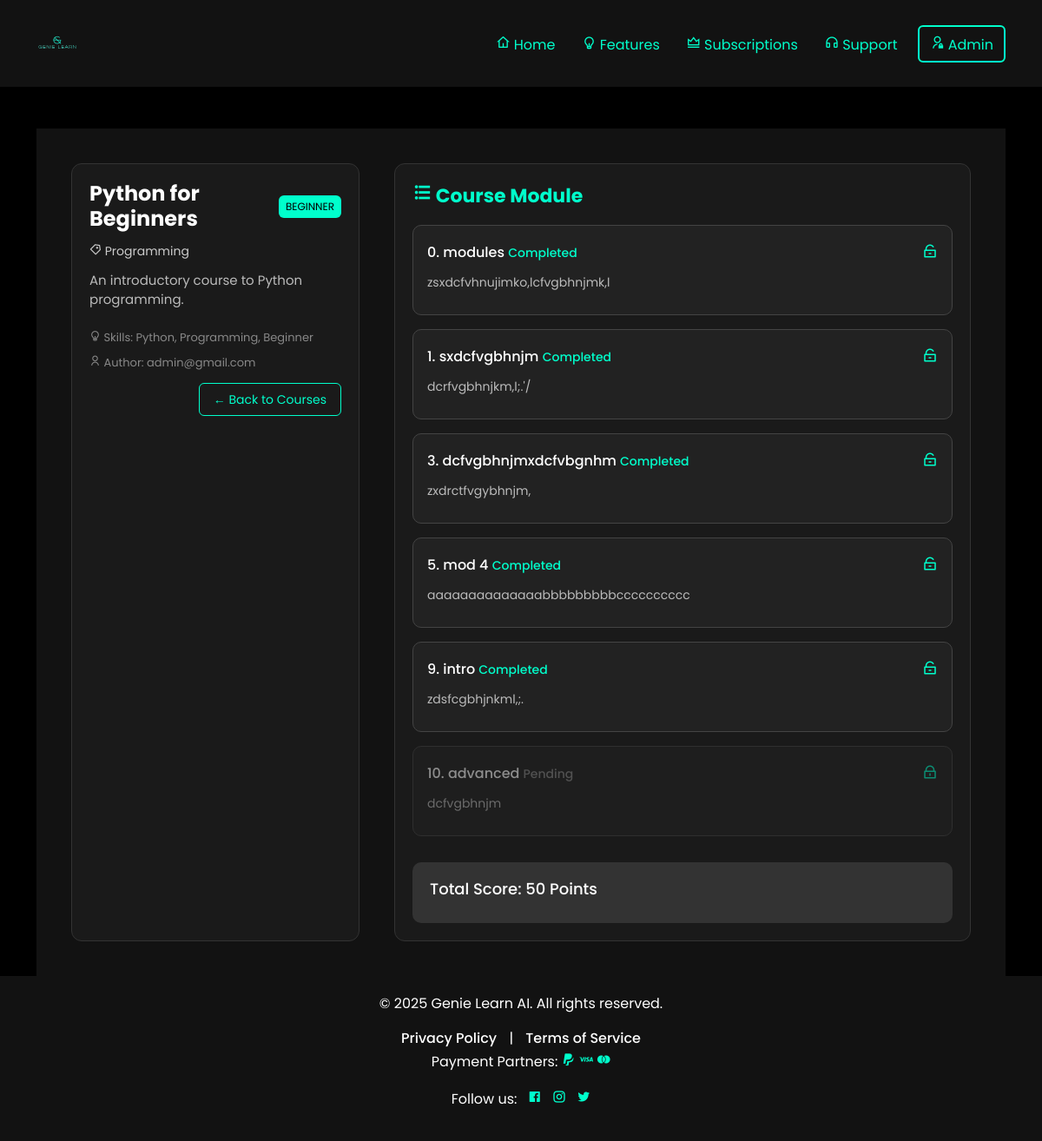
The page /courses_app/course/1/ (signed in) on the database as committed earlier.
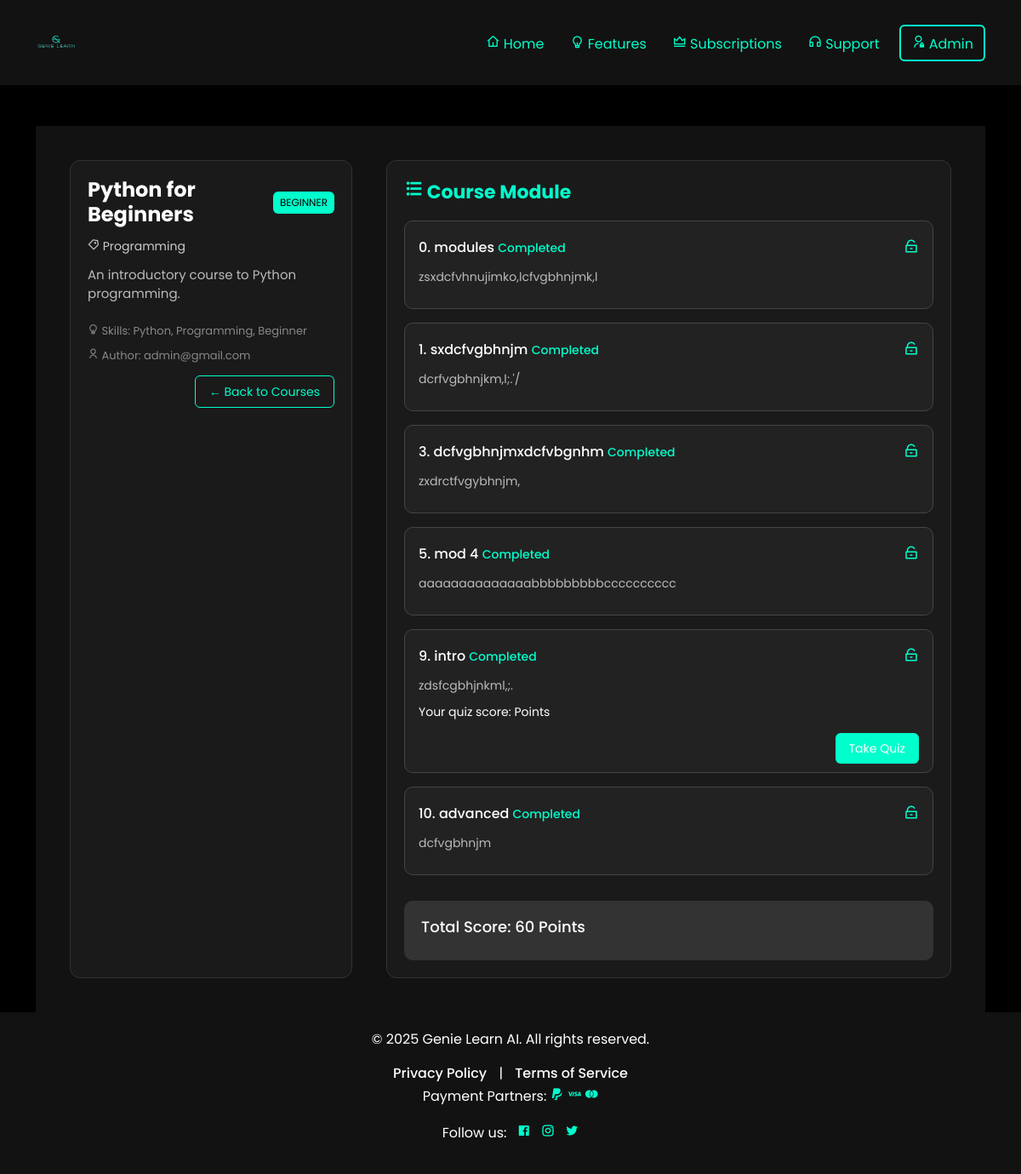
The same page on the database as committed later.
### courses_app/models.py (models this page shows, shortened)
class Course(models.Model):
    DIFFICULTY_CHOICES = [
        ('beginner', 'Beginner'),
        ('intermediate', 'Intermediate'),
        ('advanced', 'Advanced'),
    ]
    SUBSCRIPTION_CHOICES = [
    ('FREE', 'Free'),
    ('PRO', 'Pro'),
    ('PREMIUM', 'Premium'),
]
    title = models.CharField(max_length=255)
    description = models.TextField()
    skills = models.TextField(null=True, blank=True)  # Comma-separated skills
    author = models.ForeignKey(settings.AUTH_USER_MODEL, on_delete=models.CASCADE, related_name='courses')
    thumbnail = models.ImageField(upload_to='course_thumbnails/', null=True, blank=True)
    difficulty = models.CharField(max_length=20, choices=DIFFICULTY_CHOICES, default='beginner')
    category = models.CharField(max_length=100, null=True, blank=True)
    tags = models.CharField(max_length=255, null=True, blank=True)
    price = models.DecimalField(max_digits=6, decimal_places=2, default=0.00)
    is_published = models.BooleanField(default=False)
    subscription = models.CharField(max_length=20, choices=SUBSCRIPTION_CHOICES, default='FREE')
    created_at = models.DateTimeField(auto_now_add=True)

class Lesson(models.Model):
    course = models.ForeignKey(Course, on_delete=models.CASCADE, related_name='lessons')
    title = models.CharField(max_length=255)
    content = models.TextField(blank=True, null=True)
    video = models.FileField(upload_to='lesson_videos/', null=True, blank=True)
    order = models.PositiveIntegerField(default=0)
    is_finished = models.BooleanField(default=False)

class Enrollment(models.Model):
    user = models.ForeignKey(settings.AUTH_USER_MODEL, on_delete=models.CASCADE)
    course = models.ForeignKey(Course, on_delete=models.CASCADE)
    enrolled_on = models.DateTimeField(auto_now_add=True)
    progress = models.FloatField(default=0.0)
    completed_lessons = models.ManyToManyField('Lesson', blank=True)
    score = models.IntegerField(default=0)
    class Meta:
        unique_together = ('user', 'course')
    def __str__(self):
        return f"{self.user.full_name} - {self.course.title}"

### user_app/models.py (models this page shows)
class User(AbstractBaseUser, PermissionsMixin):
    email = models.EmailField(unique=True)
    full_name = models.CharField(max_length=30, null=True, blank=True)
    educational_qualification = models.CharField(max_length=50, null=True, blank=True)
    certificates = models.TextField(null=True, blank=True)
    phone = models.CharField(max_length=20, unique=True, null=True, blank=True)
    is_email_verified = models.BooleanField(default=False)
    is_phone_verified = models.BooleanField(default=False)
    subscriptions_type = models.CharField(max_length=20, null=True, blank=True)
    registration_date = models.DateTimeField(auto_now_add=True, null=True, blank=True)
    last_login = models.DateTimeField(auto_now=True, null=True, blank=True)
    bio = models.TextField(null=True, blank=True)
    date_of_birth = models.DateField(null=True, blank=True)
    address = models.TextField(null=True, blank=True)
    website = models.URLField(null=True, blank=True)
    gender = models.CharField(max_length=20, null=True, blank=True)
    occupation = models.CharField(max_length=20, null=True, blank=True)
    skills = models.TextField(null=True, blank=True)
    sub_category = models.TextField(null=True, blank=True)
    certificate_file = models.FileField(upload_to="certificates/", null=True, blank=True)
    followers_count = models.PositiveIntegerField(default=0)
    following_count = models.PositiveIntegerField(default=0)
    is_active = models.BooleanField(default=True)
    is_staff = models.BooleanField(default=False)
    USERNAME_FIELD = 'email'
    REQUIRED_FIELDS = []
    objects = CustomUserManager()
    def __str__(self):
        return self.email

### courses_app/views.py (the view)
# urls.py: path('course/<int:course_id>/', views.course_detail, name='course_detail'),
def course_detail(request, course_id):
    user=request.user
    course = get_object_or_404(Course, id=course_id)
    enrollment = Enrollment.objects.filter(user=user, course=course).first()
    print(f"Enrollment found: {enrollment}")
    context = {
        'course': course,
        'enrollment': enrollment
    }
    return render(request, "course_detail.html", context)

### courses_app/templates/course_detail.html (shortened to what this page needs)
{% extends 'base.html' %}
{% block content %}
<link href="https://cdn.jsdelivr.net/npm/remixicon@2.5.0/fonts/remixicon.css" rel="stylesheet">
<div style="padding: 40px; background-color: #121212; min-height: 100vh;">
  <div style="display: grid; grid-template-columns: 1fr 2fr; gap: 40px; max-width: 1200px; margin: 0 auto;">
    <div style="background-color: #1a1a1a; border: 1px solid #333; border-radius: 12px; padding: 20px;">
      <div style="display: flex; justify-content: space-between; align-items: center; margin-bottom: 10px;">
        <h3 style="font-size: 24px; font-weight: bold; margin: 0; color: #fff;">{{ course.title }}</h3>
        <span style="font-size: 12px; text-transform: uppercase; padding: 4px 8px; border-radius: 6px; background-color: #00ffcc; color: #000;">
          {{ course.difficulty }}
        </span>
      </div>
      <p style="font-size: 14px; color: #ccc; margin: 0 0 12px;">
        <i class="ri-price-tag-3-line" aria-label="Category"></i> {{ course.category }}
      </p>
      <p style="font-size: 15px; color: #bbb; margin-bottom: 20px;">{{ course.description }}</p>
      <p style="font-size: 13px; color: #888; margin: 0 0 8px;">
        <i class="ri-lightbulb-line" aria-label="Skills"></i> Skills: {{ course.skills }}
      </p>
      <p style="font-size: 13px; color: #888; margin: 0 0 20px;">
        <i class="ri-user-line" aria-label="Author"></i> Author: {{ course.author }}
      </p>
      <div style="text-align: right;">
        <a href="{% url 'courses_app:courses' %}" style="padding: 8px 16px; font-size: 14px; color: #00ffcc; border: 1px solid #00ffcc; border-radius: 6px; text-decoration: none;"
           onmouseover="this.style.background='#00ffcc'; this.style.color='#000';"
           onmouseout="this.style.background='transparent'; this.style.color='#00ffcc';">
          ← Back to Courses
        </a>
      </div>
    </div>
    <div style="background-color: #1a1a1a; border: 1px solid #333; border-radius: 12px; padding: 20px;">
      <h3 style="font-size: 22px; font-weight: bold; color: #00ffcc; margin-bottom: 20px;">
        <i class="ri-list-unordered" aria-label="Modules"></i> Course Module
      </h3>
      {% if course.lessons.all %}
        <div style="display: flex; flex-direction: column; gap: 16px;">
          {% for lesson in course.lessons.all|dictsort:"order" %}
            <div style="background-color: #222; padding: 16px; border-radius: 10px; border: 1px solid #444; position: relative; opacity: {% if lesson in enrollment.completed_lessons.all %}1{% else %}0.5{% endif %};">
              <div style="display: flex; justify-content: space-between; align-items: center;">
                <h4 style="color: #fff; font-size: 16px; margin: 0;">
                  {{ lesson.order }}. {{ lesson.title }}
                  <span style="font-size: 14px; color: {% if lesson in enrollment.completed_lessons.all %}#00ffcc{% else %}#888{% endif %};">
                    {% if lesson in enrollment.completed_lessons.all %}Completed{% else %}Pending{% endif %}
                  </span>
                </h4>
                <a href="{% url 'courses_app:enroll_in_course' lesson.id %}" style="color: #00ffcc; font-size: 18px; text-decoration: none;">
                  <i class="{% if lesson in enrollment.completed_lessons.all %}ri-lock-unlock-line{% else %}ri-lock-line{% endif %}" aria-label="Lesson Lock Status"></i>
                </a>
              </div>
              {% if lesson.content %}
                <p style="color: #bbb; font-size: 14px; margin: 10px 0;">{{ lesson.content|truncatewords:20 }}</p>
              {% endif %}
              {% if lesson.quiz %}
                <p style="color: #fff; font-size: 14px; margin-top: 10px;">
                  Your quiz score: {{ lesson.quiz.score }} Points
                </p>
                <div style="text-align: right; margin-top: 20px;">
                  <a href="{% url 'courses_app:quiz' lesson.id %}" style="padding: 8px 16px; font-size: 14px; color: #fff; background-color: #00ffcc; border-radius: 6px; text-decoration: none;">
                    Take Quiz
                  </a>
                </div>
              {% endif %}
            </div>
          {% endfor %}
        </div>
      {% else %}
        <p style="color: #999;">No modules available for this course.</p>
      {% endif %}
      <div style="margin-top: 30px; padding: 20px; background-color: #333; border-radius: 10px;">
        <h4 style="color: #fff; font-size: 18px;">Total Score: {{ enrollment.score }} Points</h4>
      </div>
    </div>
  </div>
</div>
{% endblock %}

### templates/base.html (shortened to what this page needs)
{% load static %}
<!DOCTYPE html>
<html lang="en">
<head>
    <link href="https://cdn.jsdelivr.net/npm/bootstrap@5.3.0-alpha1/dist/css/bootstrap.min.css" rel="stylesheet">
    <link href="https://cdn.jsdelivr.net/npm/remixicon/fonts/remixicon.css" rel="stylesheet">
</head>
<body>
<nav class="navbar navbar-expand-lg">
    <div class="container">
        <a class="navbar-brand" href="/">
            <img src="{% static 'images/logo11.png' %}" alt="Genie Learn AI Logo" class="img-fluid" style="height: 50px; max-height: 100px; object-fit: contain;">
        </a>
        <div class="collapse navbar-collapse" id="navbarNav">
            <ul class="navbar-nav ms-auto">
                <li class="nav-item">
    <a class="nav-link" href="{% url 'index' %}">
        <i class="ri-home-4-line"></i> Home
    </a>
    </li>
    <li class="nav-item">
        <a class="nav-link" href="{% url 'user_app:features' %}">
            <i class="ri-lightbulb-line"></i> Features
        </a>
    </li>
    <li class="nav-item">
        <a class="nav-link" href="{% url 'user_app:subscriptions' %}">
            <i class="ri-vip-crown-line"></i> Subscriptions
        </a>
    </li>
    <li class="nav-item">
        <a class="nav-link" href="{% url 'user_app:support' %}">
            <i class="ri-headphone-line"></i> Support
        </a>
    </li>
                <li class="nav-item">
                    <a class="btn btn-outline ms-3" href="/admin/login">
                        <i class="ri-admin-line"></i> Admin
                    </a>
                </li>
            </ul>
        </div>
    </div>
</nav>
<div class="container mt-5">
    {% block content %}
    {% endblock %}
</div>
<footer>
    <div class="container">
        <p>&copy; 2025 Genie Learn AI. All rights reserved.</p>
        <div class="footer-links">
            <a href="/privacy-policy">Privacy Policy</a> |
            <a href="/terms">Terms of Service</a>
        </div>
        <p>Payment Partners:
            <i class="ri-paypal-fill" style = "color:#00ffcc;"></i>
            <i class="ri-visa-line" style = "color:#00ffcc;"></i>
            <i class="ri-mastercard-fill" style = "color:#00ffcc;"></i>
        </p>
        <p>
            Follow us:
            <a href="#" class="ms-2" style="text-decoration:none; "><i class="ri-facebook-box-fill" style = "color:#00ffcc; " ></i></a>
            <a href="#" class="ms-2" style="text-decoration:none;"><i class="ri-instagram-line" style = "color:#00ffcc;"></i></a>
            <a href="#" class="ms-2" style="text-decoration:none;"><i class= "ri-twitter-fill" style = "color:#00ffcc;"> </i></a>
        </p>
    </div>
</footer>
</body>
</html>

### templates/base.html (style rules this page uses)
body { background-color: black; color: white; font-family: 'Poppins', sans-serif; margin:0px; padding:0px; }
.navbar { background-color: #121212; color: white; padding: 20px; }
.navbar-brand { color: #00ffcc; font-size: 2rem; font-weight: bold; font-family: 'Playfair Display', serif; display: flex; align-items: center; }
.nav-link { color: #00ffcc; font-size: 1rem; margin-left: 15px; }
.btn-outline { border: 2px solid; border-color:#00ffcc; color: #00ffcc; }
footer { background-color: #121212; color: white; text-align: center; padding: 20px 0; }
.footer-links a { color: white; text-decoration: none; margin: 0 10px; font-weight: 500; }

Rows that differ between the two databases and show on the page:
shown differently, row unchanged: Lesson "intro": now shows "Your quiz score: Points Take Quiz"
computed for Lesson "advanced": text "Pending" → "Completed"
changed Enrollment: score "50" → "60"
